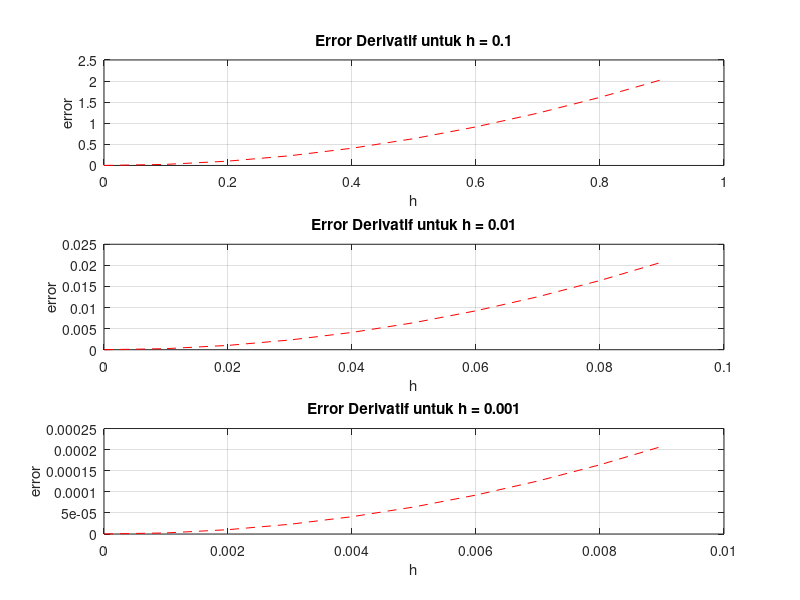

The MATLAB source for this figure:
clc; clear;
function f = fx(x)
    f = 2 * x^3 + 4 * x^2 + 6;
end

x0 = 3;
eksak = 78;

% Variasi nilai h
h_values = [0.1, 0.01, 0.001];

for j = 1:length(h_values)
    h = zeros(1, 10);
    error = zeros(1, 10);

    for i = 2:10
        h(i) = h(i-1) + h_values(j);
        diff = (fx(x0 + h(i)) - fx(x0 - h(i))) / (2 * h(i));
        error(i) = abs(diff - eksak) * 100 / diff;
    end

    % Plotting
    subplot(length(h_values), 1, j);
    plot(h, error, 'r--');
    title(['Error Derivatif untuk h = ', num2str(h_values(j))]);
    xlabel('h');
    ylabel('error');
    grid on;
end

